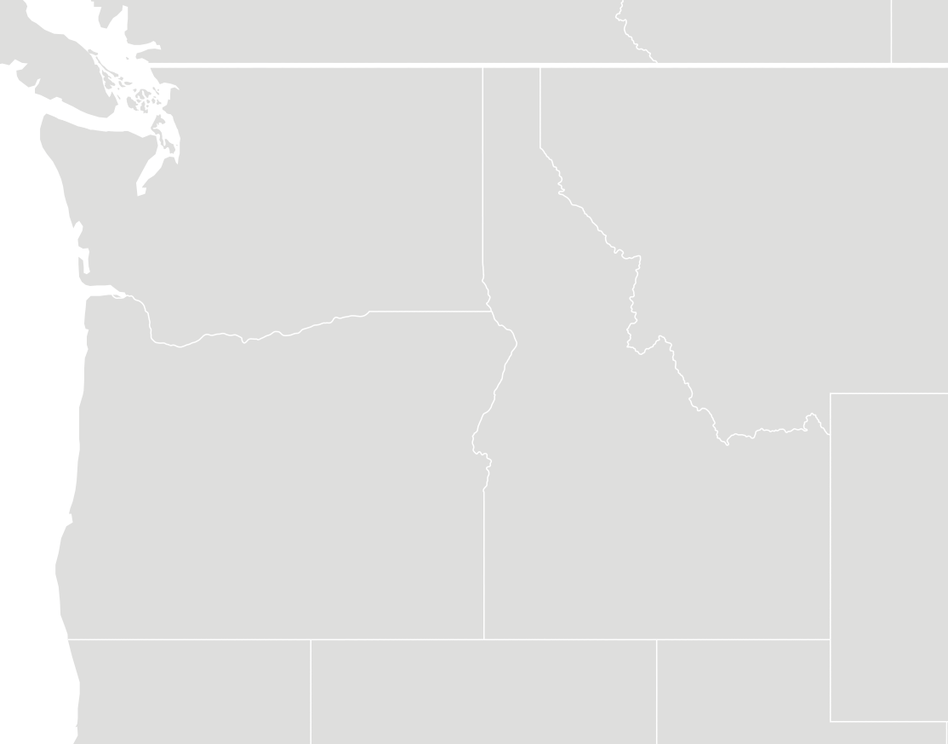
#> input picture pics/maps/pacific_northwest_blank.PNG, 948 x 744 px, shrunk from 1114 x 874 before the run
$ python plot_cities.py
#> lines starting #> are read from the running program, lines starting #| are printed output that depends on the picture
import matplotlib.pyplot as plt
import random
import math
import numpy as np
from scipy.stats import beta
import seaborn as sns

sns.set(style="darkgrid", font_scale=1.5)

# plt.rcParams.update({"text.usetex": True})

plt.rcParams['axes.spines.left'] = False
plt.rcParams['axes.spines.right'] = False
plt.rcParams['axes.spines.top'] = False
plt.rcParams['axes.spines.bottom'] = False

# alpha_d = 0.1
# beta_d = 1.0
img = plt.imread("../../pics/maps/pacific_northwest_blank.PNG")
#> img is the input picture: shape (744, 948, 4) float32; mean R, G, B, A 0.885, 0.885, 0.882, 1
num_points = 500
city_center = [
    [-5, -7],
    [-5,-1],
    [7,3],
    [7,-7]
]

def sample_point(radius, beta_a=1.0, beta_b=1.0):
    # Generate point on perimeter
    a = random.random() * 2 * math.pi

    # Generate radius
    r = radius * beta.rvs(beta_a, beta_b) ** 0.5
    # Get points based on polar coordinates
    x = r * math.cos(a)
    y = r * math.sin(a)

    return x, y


def plot_pts(ax, alpha_d=1.0, beta_d=1.0, radius=4):

#> called with alpha_d = 1, beta_d = 1, radius = 4
    for i in range(len(city_center)):
        pts = []

        for _ in range(num_points):
            x, y = sample_point(radius, alpha_d, beta_d)

            x += city_center[i][0]
            y += city_center[i][1]

            x = (x + 10) / 20 * img.shape[0]
            y = (y + 10) / 20 * img.shape[0]
            pts.append((x,y))

        ax.scatter(*zip(*pts), s = 4)


fig, axs = plt.subplots(2, 3)

#axs[1].scatter(*zip(*create_pts()), s = 4)

plot_pts(axs[0,0])
plot_pts(axs[0,1], alpha_d=0.1)
plot_pts(axs[0,2], alpha_d=0.1, beta_d=5.0)

plot_pts(axs[1,0], radius=8)
plot_pts(axs[1,1], alpha_d=0.1, radius=8)
plot_pts(axs[1,2], alpha_d=0.1, beta_d=5.0, radius=8)


for i in range(2):
    for j in range(3):
        axs[i, j].imshow(img)
        axs[i, j].tick_params(left=False, labelleft=False, bottom=False, labelbottom=False)
        axs[i, j].grid(False)
        #axs[i, j].set(aspect="equal")
        # for spine in axs[i, j].gca().spines.values():
        #     spine.set_visible(False)


axs[0,0].set_title(r"$\alpha_b = 1.0, \beta_b = 1.0$")
axs[0,1].set_title(r"$\alpha_b = 0.1, \beta_b = 1.0$")
axs[0,2].set_title(r"$\alpha_b = 0.1, \beta_b = 5.0$")

axs[1,0].tick_params(left=False, labelleft=False, bottom=False, labelbottom=False)

axs[0,0].set_ylabel(r"$radius = 4$", rotation=0, size="medium", labelpad=50)
axs[1,0].set_ylabel(r"$radius = 8$", rotation=0, size="medium", labelpad=50)

fig.set_size_inches(15, 7.5)


plt.tight_layout()
plt.savefig("cities.png", dpi=200)
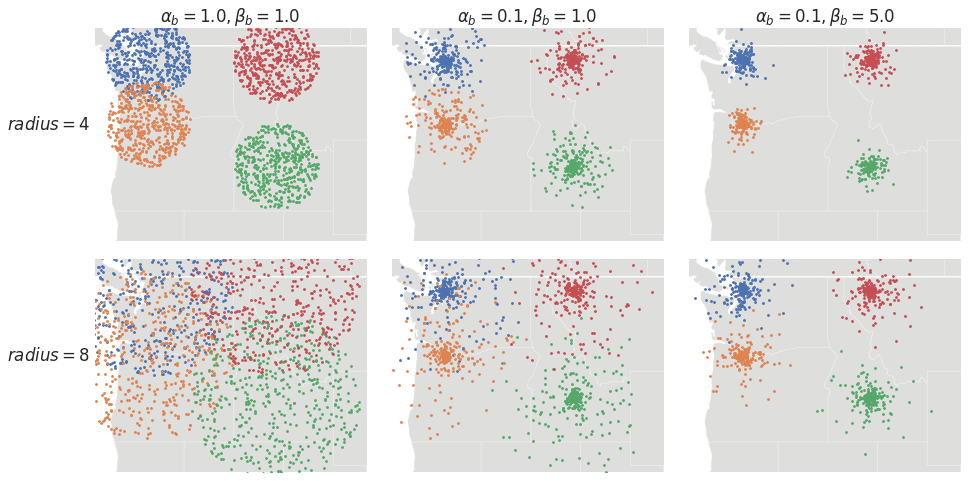
#> figure drawn by matplotlib, 6 panels
